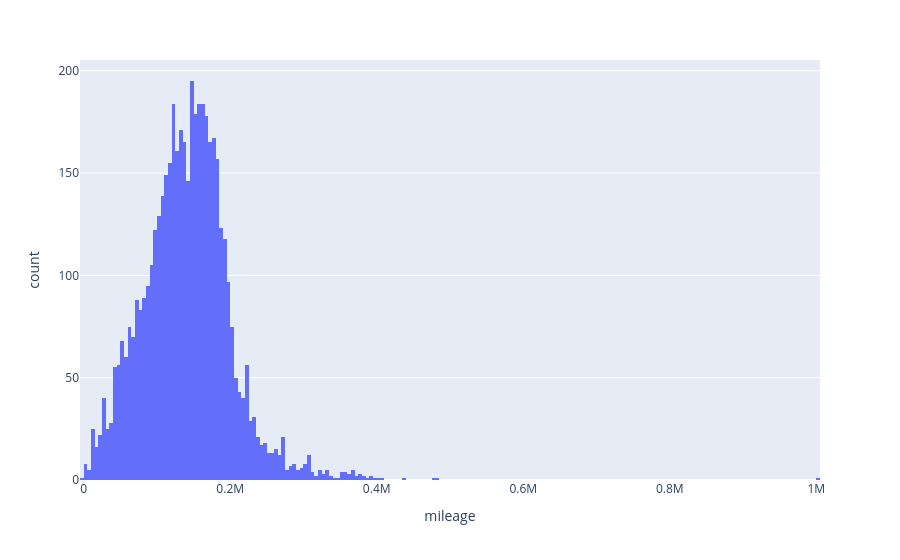

Notebook source saved alongside this figure:
### Code cell
fig = px.histogram(
    data,
    x="mileage"
)
fig.show()

### Figure 1 — Plotly figure (JSON) as saved in the notebook; plotly's stock layout.template omitted (floating-point values rounded to 4 significant figures; data arrays with more than 128 entries replaced by an {"elided": "..."} marker saying what was removed)
{"data": [{"bingroup": "x", "hovertemplate": "mileage=%{x}<br>count=%{y}<extra></extra>", "legendgroup": "", "marker": {"color": "#636efa", "pattern": {"shape": ""}}, "name": "", "orientation": "v", "showlegend": false, "type": "histogram", "x": {"elided": "4843 int values"}, "xaxis": "x", "yaxis": "y"}], "layout": {"barmode": "relative", "legend": {"tracegroupgap": 0}, "margin": {"t": 60}, "xaxis": {"anchor": "y", "domain": [0, 1], "title": {"text": "mileage"}}, "yaxis": {"anchor": "x", "domain": [0, 1], "title": {"text": "count"}}}}
